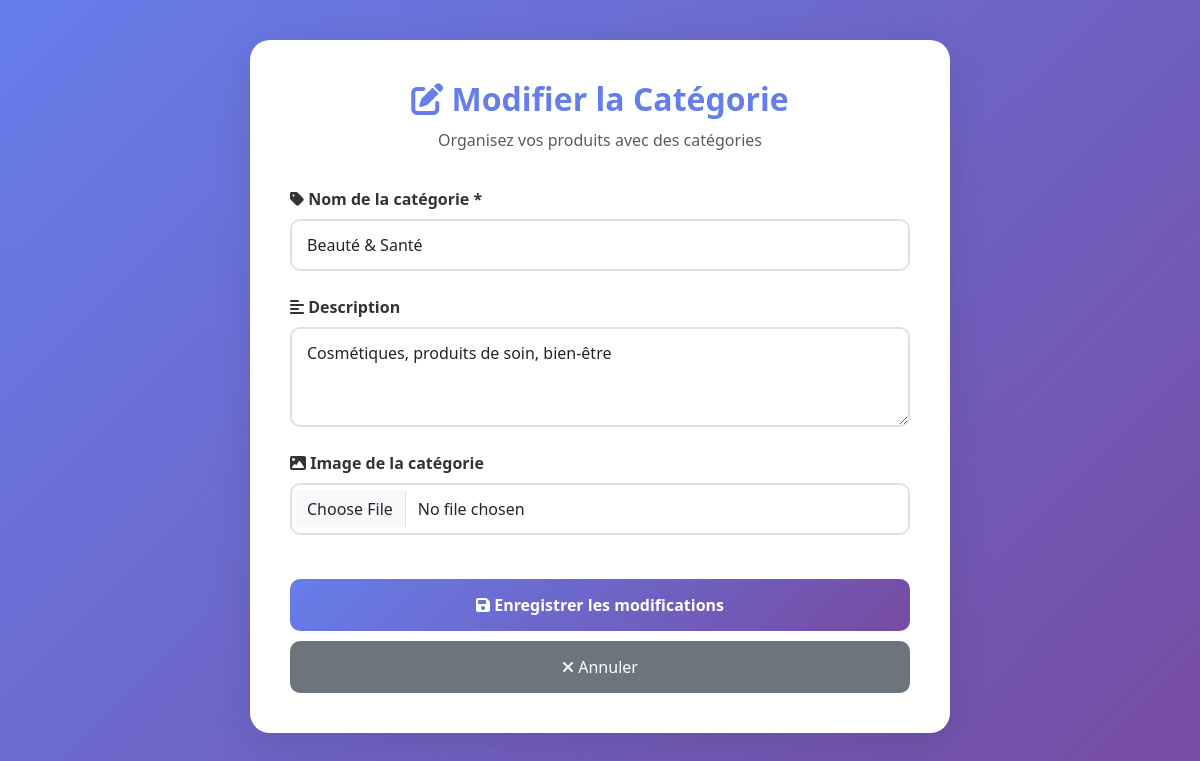
Screenshot of /products/categories/13/edit/ with the database file from the repository.
### products/models.py (models this page shows, shortened)
class Category(models.Model):
    name = models.CharField(max_length=100, verbose_name="Nom de la catégorie")
    description = models.TextField(blank=True, verbose_name="Description")
    image = models.ImageField(upload_to='categories/', blank=True, null=True, verbose_name="Image")
    created_at = models.DateTimeField(auto_now_add=True)
    class Meta:
        verbose_name = "Catégorie"
        verbose_name_plural = "Catégories"
        ordering = ['name']

### products/views.py (the view)
# urls.py: path('categories/<int:pk>/edit/', views.category_edit, name='category_edit'),
def category_edit(request, pk):
    category = get_object_or_404(Category, pk=pk)
    if request.method == 'POST':
        form = CategoryForm(request.POST, request.FILES, instance=category)
        if form.is_valid():
            form.save()
            messages.success(request, "Catégorie modifiée avec succès !")
            return redirect('category/category_list')
    else:
        form = CategoryForm(instance=category)
    return render(request, 'category/category_form.html', {'form': form})

### products/forms.py
class CategoryForm(forms.ModelForm):
    class Meta:
        model = Category
        fields = ['name', 'description', 'image']
        widgets = {
            'name': forms.TextInput(attrs={'class': 'form-control', 'placeholder': 'Nom de la catégorie'}),
            'description': forms.Textarea(attrs={'class': 'form-control', 'rows': 3, 'placeholder': 'Description de la catégorie'}),
            'image': forms.ClearableFileInput(attrs={'class': 'form-control'}),
        }

### products/templates/category/category_form.html (shortened to what this page needs)
<!DOCTYPE html>
<html lang="fr">
<head>
<link href="https://cdn.jsdelivr.net/npm/bootstrap@5.3.2/dist/css/bootstrap.min.css" rel="stylesheet">
<link href="https://cdnjs.cloudflare.com/ajax/libs/font-awesome/6.4.0/css/all.min.css" rel="stylesheet">
</head>
<body>
    <div class="container">
        <div class="form-container">
            <div class="form-header">
                <h1>
                    {% if form.instance.pk %}
                        <i class="fas fa-edit"></i> Modifier la Catégorie
                    {% else %}
                        <i class="fas fa-plus-circle"></i> Créer une Catégorie
                    {% endif %}
                </h1>
                <p class="text-muted">Organisez vos produits avec des catégories</p>
            </div>
            <form method="post" enctype="multipart/form-data">
                <div class="mb-4">
                    <label for="{{ form.name.id_for_label }}" class="form-label">
                        <i class="fas fa-tag"></i> Nom de la catégorie *
                    </label>
                    {{ form.name }}
                </div>
                <div class="mb-4">
                    <label for="{{ form.description.id_for_label }}" class="form-label">
                        <i class="fas fa-align-left"></i> Description
                    </label>
                    {{ form.description }}
                </div>
                {% if form.image %}
                <div class="mb-4">
                    <label for="{{ form.image.id_for_label }}" class="form-label">
                        <i class="fas fa-image"></i> Image de la catégorie
                    </label>
                    {{ form.image }}
                </div>
                {% endif %}
                <button type="submit" class="btn-submit">
                    <i class="fas fa-save"></i>
                    {% if form.instance.pk %}Enregistrer les modifications{% else %}Créer la catégorie{% endif %}
                </button>
                <a href="{% url 'category_list' %}" class="btn-cancel">
                    <i class="fas fa-times"></i> Annuler
                </a>
            </form>
        </div>
    </div>
</body>
</html>

### products/templates/category/category_form.html (style rules this page uses)
body { font-family: 'Segoe UI', sans-serif; background: linear-gradient(135deg, #667eea 0%, #764ba2 100%); min-height: 100vh; padding: 40px 0; }
.form-container { background: white; border-radius: 20px; padding: 40px; box-shadow: 0 10px 40px rgba(0,0,0,0.1); max-width: 700px; margin: 0 auto; }
.form-header { text-align: center; margin-bottom: 35px; }
.form-header h1 { color: #667eea; font-weight: 700; font-size: 2rem; margin-bottom: 10px; }
.form-label { font-weight: 600; color: #333; margin-bottom: 8px; }
.form-control, .form-select { border: 2px solid #e0e0e0; border-radius: 10px; padding: 12px 15px; transition: all 0.3s; }
.btn-submit { background: linear-gradient(135deg, #667eea 0%, #764ba2 100%); color: white; border: none; padding: 14px 40px; border-radius: 10px; font-weight: 600; width: 100%; margin-top: 20px; }
.btn-cancel { background: #6c757d; color: white; padding: 14px 40px; border-radius: 10px; border: none; width: 100%; text-decoration: none; display: block; text-align: center; margin-top: 10px; }

### rows the page displays
Category: name "Beauté & Santé", description "Cosmétiques, produits de soin, bien-être"
